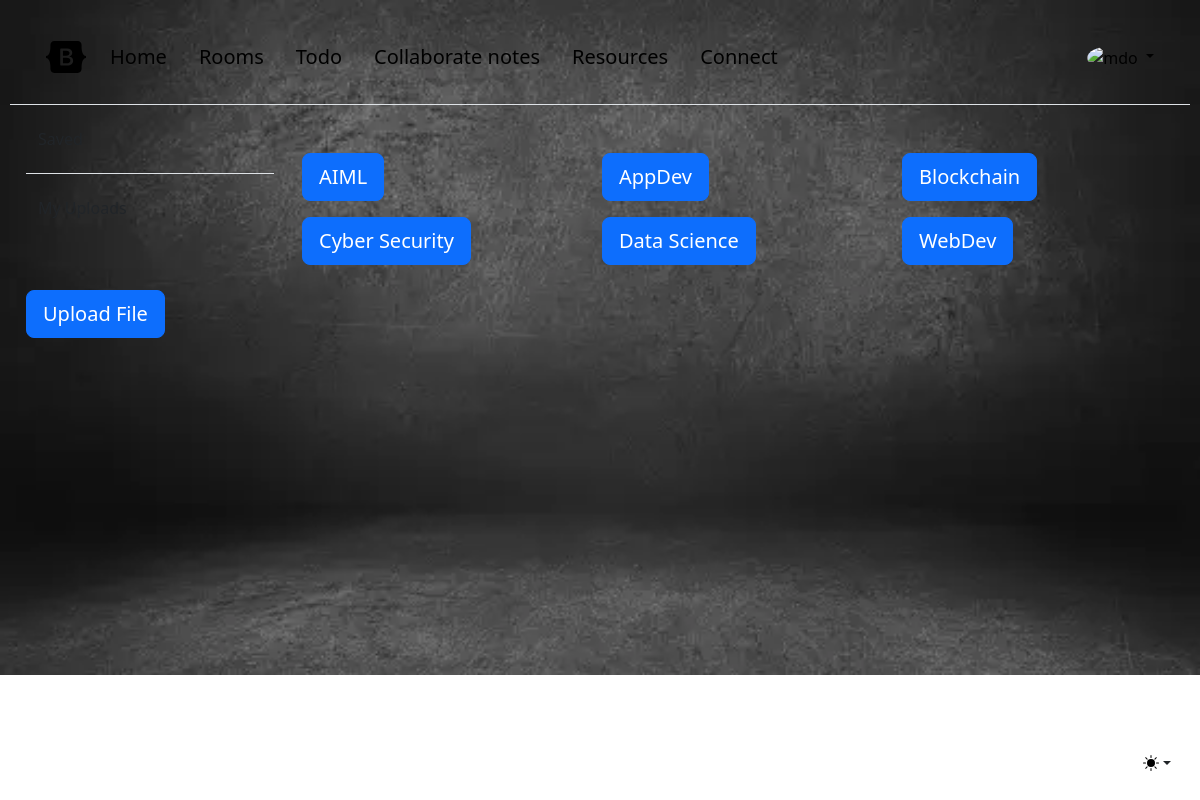
/resources/ (signed in), run on the app's committed database.
### resources/models.py (models this page shows, shortened)
class Domain(models.Model):
    uuid = models.UUIDField(default=uuid.uuid4, unique=True)
    name = models.CharField(max_length=100)

### resources/views.py (the view)
# urls.py: path('',views.index,name="index"),
@login_required(login_url='accounts:login')
def index(request):
    resources = Resource.objects.all()
    user_resources = UserResource.objects.filter(user=request.user)
    saved_resource_ids = [user_resource.resource.uuid for user_resource in user_resources if user_resource.saved]
    domains = Domain.objects.all().order_by('name')
    context = {
        'resources': resources,
        'saved_resource_ids': saved_resource_ids,  # Pass the IDs of saved resources to the template
        'domains': domains
    }
    return render(request, 'resources/resources.html', context)

### frontend/templates/resources/resources.html (shortened to what this page needs)
{% extends "base/base2.html" %}
{% load static %}
{% block dir %}
<div class="container">
  <div class="p-4"></div>
  <div class="row">
    {% for domain in domains %}
      <div class="col-md-4">
        <a href="/button2" class="btn btn-primary btn-lg btn-block mb-3" onclick="appendTitle(this)">{{ domain.name }}</a>
      </div>
    {% endfor %}
  </div>
</div>
{% endblock %}

### data on the page
Domain: name "AIML"
Domain: name "AppDev"
Domain: name "Blockchain"
Domain: name "Cyber Security"
Domain: name "Data Science"
Domain: name "WebDev"
